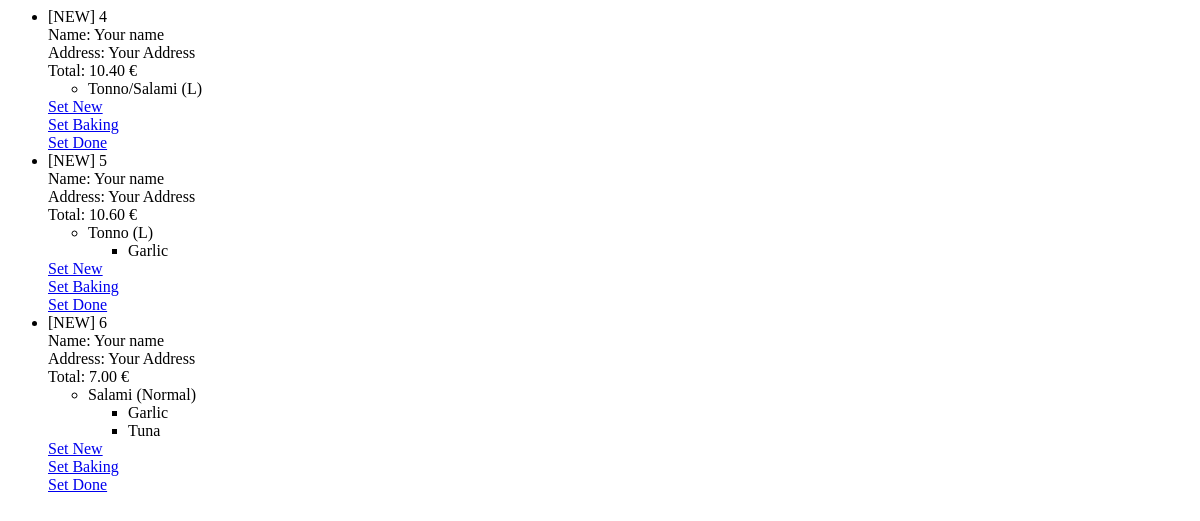
The app's page /staff/open_orders, older data.
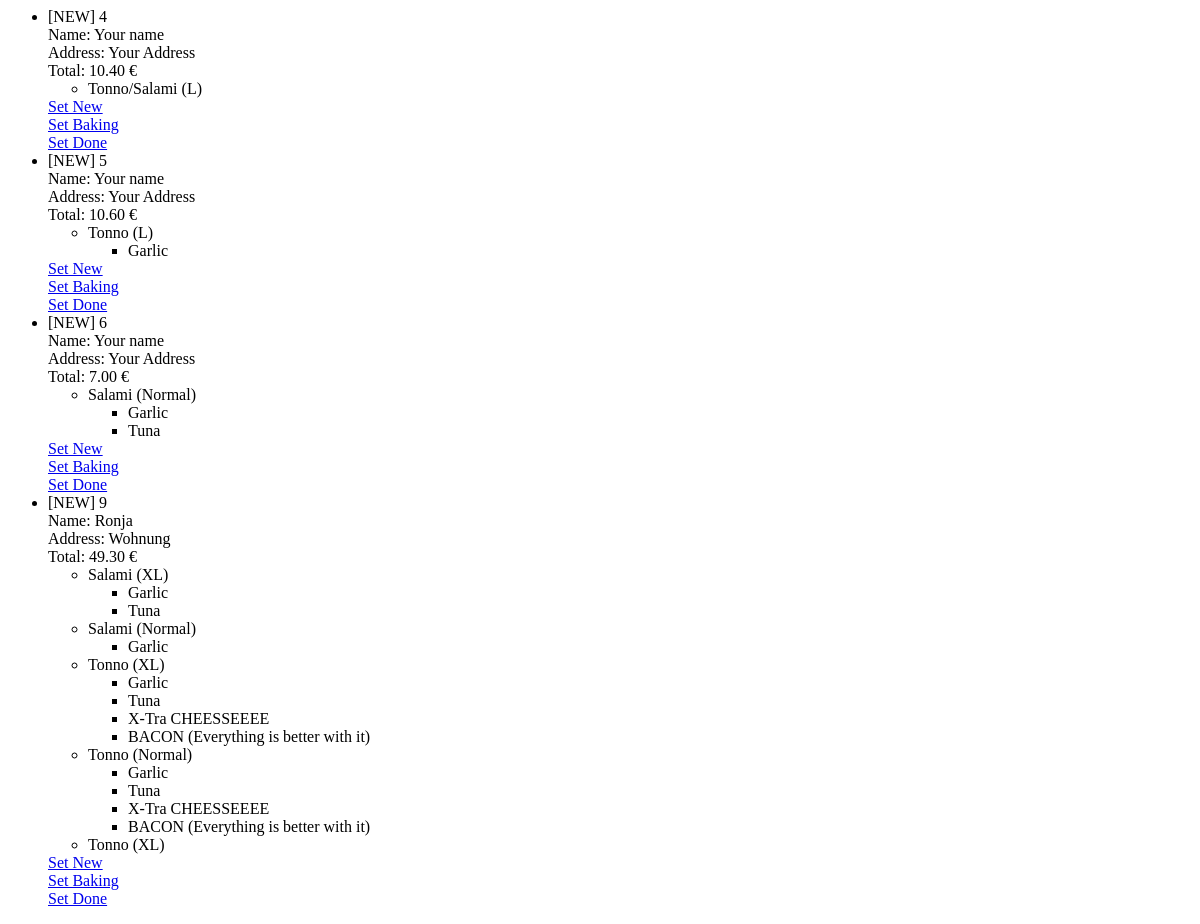
The same page, newer data.
### orders/models.py (models this page shows, shortened)
class Order(models.Model):
    STATE_NEW = 0
    STATE_BAKING = 1
    STATE_DONE = 2
    state = models.SmallIntegerField(default=STATE_NEW)
    from_cart = models.OneToOneField(Cart, on_delete=models.CASCADE, primary_key=False)
    customer_name = models.CharField(max_length=255)
    customer_address = models.CharField(max_length=255)
    def __str__(self):
        state_str = ""
        if self.state == Order.STATE_NEW:
            state_str = "[NEW] "
        elif self.state == Order.STATE_BAKING:
            state_str = "[BAKING] "
        else:
            state_str = "[DONE] "
        return state_str + " %d" % self.from_cart.id
    def pizzas(self):
        return self.from_cart.orderpizza_set.all()
    def total(self):
        return self.from_cart.total_readable()

class Cart(models.Model):
    def total(self):
        total = 0
        for pizza in self.orderpizza_set.all():
            total += pizza.price()
            total += pizza.ordersize_set.get().price()
            for topping in pizza.ordertopping_set.all():
                total += topping.price()
        return total
    def total_readable(self):
        price_str = str(self.total() / 100.0)
        for i in range(len(price_str)):
            if price_str[i] != '.':
                continue
            if i >= len(price_str) - 2:
                price_str += "0"
                break
        return price_str

class OrderPizza(models.Model):
    pizza = models.ForeignKey(MenuPizza, on_delete=models.CASCADE, related_name='pizza')
    pizza_half = models.ForeignKey(MenuPizza, on_delete=models.CASCADE, related_name='pizza_half', null=True)
    cart = models.ForeignKey(Cart, on_delete=models.CASCADE)
    def price(self):
        half_price = 0
        if self.pizza_half:
            half_price = self.pizza_half.price
        return self.pizza.price if self.pizza.price > half_price else self.pizza_half.price
    def name(self):
        return self.pizza.name if self.pizza_half == None else self.pizza.name + "/" + self.pizza_half.name

class MenuPizza(models.Model):
    name = models.CharField(max_length=80)
    price = models.IntegerField(default=0) # in cents

class OrderSize(models.Model):
    size = models.ForeignKey(MenuSize, on_delete=models.CASCADE)
    pizza = models.ForeignKey(OrderPizza, on_delete=models.CASCADE)
    def price(self):
        return self.size.price
    def name(self):
        return self.size.name

class MenuSize(models.Model):
    name = models.CharField(max_length=10)
    price = models.IntegerField(default=0) # in cents
    ntopings = models.IntegerField(default=3) # number of available toppings
    allows_splitting = models.BooleanField(default=False)

class OrderTopping(models.Model):
    topping = models.ForeignKey(MenuTopping, on_delete=models.CASCADE)
    pizza = models.ForeignKey(OrderPizza, on_delete=models.CASCADE)
    def price(self):
        return self.topping.price
    def name(self):
        return self.topping.name

class MenuTopping(models.Model):
    name = models.CharField(max_length=80)
    price = models.IntegerField(default=0) # in cents

### orders/views.py (the view)
# urls.py: url(r'^staff/open_orders$', views.ShowOpenOrders.as_view(), name='show_open_orders'),
class ShowOpenOrders(generic.ListView):
    template_name = 'orders/show_open_orders.html'
    context_object_name = 'open_orders'
    def get_queryset(self):
        print(Order.objects.all())
        return Order.objects.exclude(state=Order.STATE_DONE)

### orders/templates/orders/show_open_orders.html
{% if open_orders %}
<p>
    <ul>
    {% for order in open_orders %}
    <li>
        {{ order }} <br />
        Name: {{ order.customer_name }} <br />
        Address: {{ order.customer_address }} <br />
        Total: {{ order.total }} €
        <ul>
        {% for pizza in order.pizzas %}
            <li>
                {{ pizza.name }} ({{ pizza.ordersize_set.get.name }})
                <ul>
                {% for topping in pizza.ordertopping_set.all %}
                <li>{{ topping.name }}</li>
                {% endfor %}
                </ul>
            </li>
        {% endfor %}
        </ul>
        <a href="{% url 'orders:set_order_state' order.id 0 %}">Set New</a> <br />
        <a href="{% url 'orders:set_order_state' order.id 1 %}">Set Baking</a> <br />
        <a href="{% url 'orders:set_order_state' order.id 2 %}">Set Done</a>
    </li>
    {% endfor %}
    </ul>
</p>
{% else %}
<p>No open orders</p>
{% endif %}

Row changes from the older to the newer data that the page shows:
added Order: state+from_cart "[NEW] 9", customer_name "Ronja", customer_address "Wohnung", total "49.30"
added OrderPizza: name "Salami", ordersize_set.get.name "XL", shown under "[NEW] 9"
added OrderTopping: name "Garlic", shown under "Salami"
added OrderTopping: name "Tuna", shown under "Salami"
added OrderPizza: name "Salami", ordersize_set.get.name "Normal", shown under "[NEW] 9"
added OrderTopping: name "Garlic", shown under "Salami"
added OrderPizza: name "Tonno", ordersize_set.get.name "XL", shown under "[NEW] 9"
added OrderTopping: name "Garlic", shown under "Tonno"
added OrderTopping: name "Tuna", shown under "Tonno"
added OrderTopping: name "X-Tra CHEESSEEEE", shown under "Tonno"
added OrderTopping: name "BACON (Everything is better with it)", shown under "Tonno"
added OrderPizza: name "Tonno", ordersize_set.get.name "Normal", shown under "[NEW] 9"
added OrderTopping: name "Garlic", shown under "Tonno"
added OrderTopping: name "Tuna", shown under "Tonno"
added OrderTopping: name "X-Tra CHEESSEEEE", shown under "Tonno"
added OrderTopping: name "BACON (Everything is better with it)", shown under "Tonno"
added OrderPizza: name "Tonno", ordersize_set.get.name "XL", shown under "[NEW] 9"
